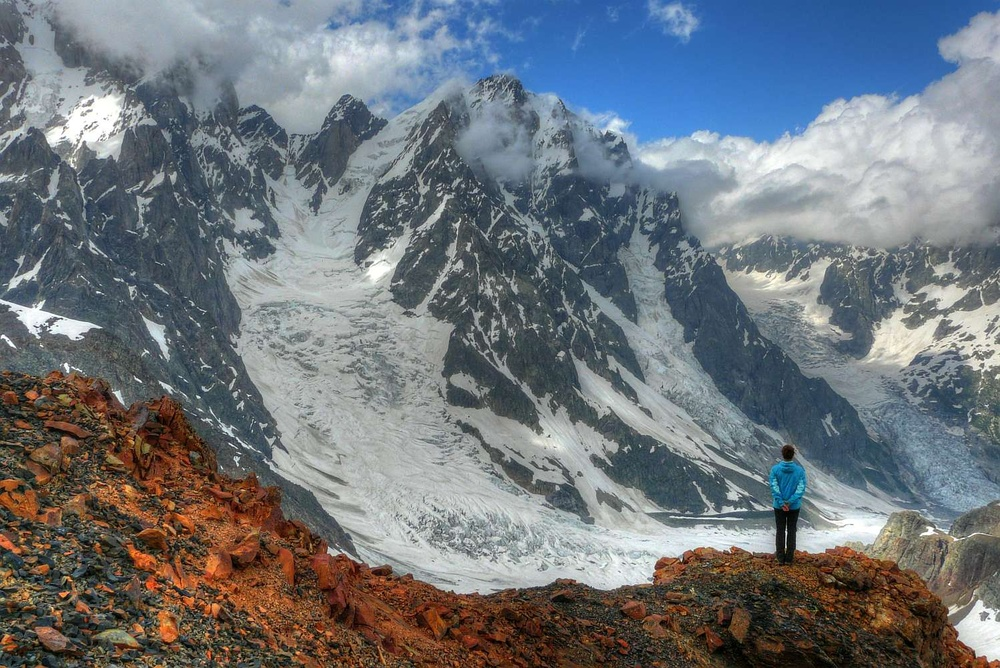
//> input picture IPA/input.jpg, 1000 x 668 px, shrunk from 1498 x 1000 before the run
$ ./mt05 ../../IPA/input.jpg 2 3   (built with g++ and OpenCV 4)
//> lines starting //> are read from the running program, lines starting //| are printed output that depends on the picture
//> further down, src_rgb is the input picture: 668 rows x 1000 cols, CV_8UC3; mean B, G, R 123.3, 117.3, 111.2
//> in main, `cv::cvtColor( src_rgb, src_gray, CV_BGR2GRAY );`:
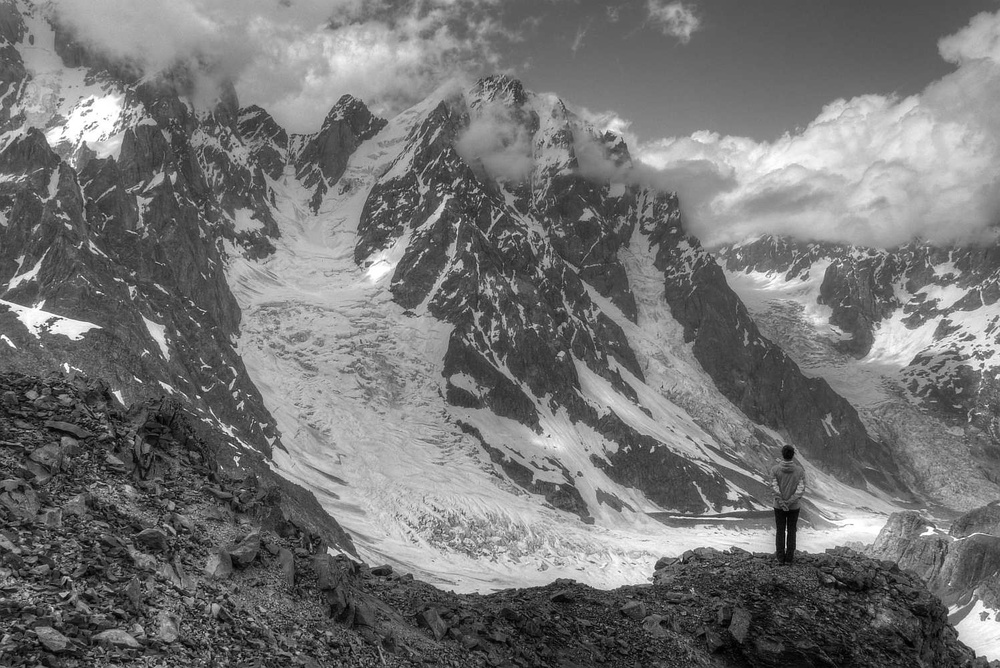
//> src_gray: 668 rows x 1000 cols, CV_8UC1; min 0, max 255, mean 116.2
#include <stdio.h>
#include <stdlib.h>
#include <string.h>
#include <iostream>


#include <opencv2/imgproc/imgproc.hpp>
#include <opencv2/highgui/highgui.hpp>

using namespace std;


//  Funkce pro generování šumu typu pepř a sůl.
//  Parametr pokrytí udává, jaké procento pixelů v obraze bude šumem zkresleno a je v rozsahu 0.0-1.0.
void peprAsul( const cv::Mat& src, cv::Mat& dst, float pokryti )
{
//> called with pokryti = 2
	dst = src.clone();
	// Na náhodné pozice v obraze vygenerujte šum typu pepř a sůl.
	// Množství zašuměných pixelů musí odpovídat pokryti
	/*  Working area - begin */

	cv::RNG random;
	const size_t size = src.rows * src.cols;
//> size = 668000

	for ( uint i = 0 ; i < pokryti * size ; ++i ) {
		dst.at< uchar >( random() % size ) = random() % 1 ? 0xff : 0;
	}
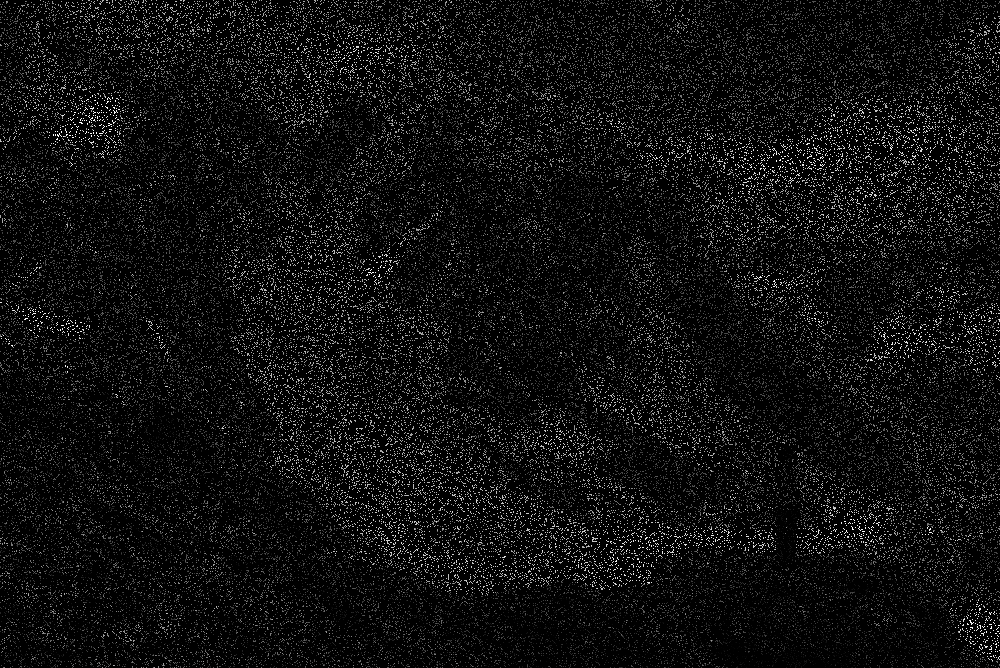
//> dst: 668 rows x 1000 cols, CV_8UC1; min 0, max 255, mean 15.7

	/*  Working area - end */
}


//  Funkce pro filtraci obrazu pomocí mediánového filtru.
//     - velikost filtru v pixelech

void median( const cv::Mat& src, cv::Mat& dst, int velikost )
{
//> called with velikost = 3
	// velikost - chceme liché číslo, minimálně 3
	int stred = velikost/2;
	stred = MAX(1,stred);
	velikost = 2*stred+1;

	// zvětšíme obraz a okopírujeme krajní hodnoty do okrajů
	cv::Mat srcBorder;
	copyMakeBorder( src, srcBorder, stred, stred, stred, stred, cv::BORDER_REPLICATE );
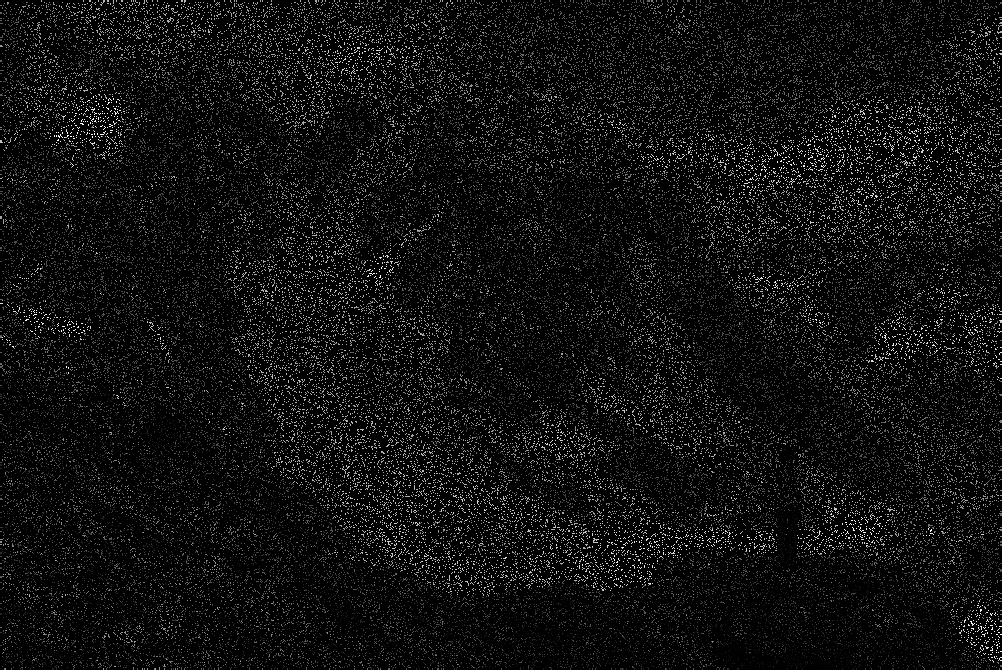
//> srcBorder: 670 rows x 1002 cols, CV_8UC1; min 0, max 255, mean 15.7

	// připravíme výstupní obraz
	dst = cv::Mat( src.size(), src.type() );

	// implementujte ručně mediánový filtr, výsledek uložte do výstupního obrazu dst
	// k řazení lze využít funkce std::sort()
	/*  Working area - begin */

	const uint stred2D = ( velikost * velikost ) / 2;
	uchar *mask = new uchar[ velikost * velikost ];

	// Iteruji pres vystupni pixely
	for ( int y = 0 ; y < dst.rows ; ++y ) {
		for ( int x = 0 ; x < dst.cols ; ++x ) {

			int index = 0;
			// Pro kazdy pixel projdu jeho okoli a ulozim ho do pole mask
			for ( int i = 0; i < velikost ; ++i ) {
				for ( int j = 0; j < velikost ; ++j ) {
					mask[ index++ ] = srcBorder.at<uchar>( y + j, x + i );
				}
			}

			// Seradim a zapisu median na vystup
			sort( mask, &mask[velikost * velikost] );
			dst.at<uchar>( y, x ) = mask[stred2D];
		}
	}
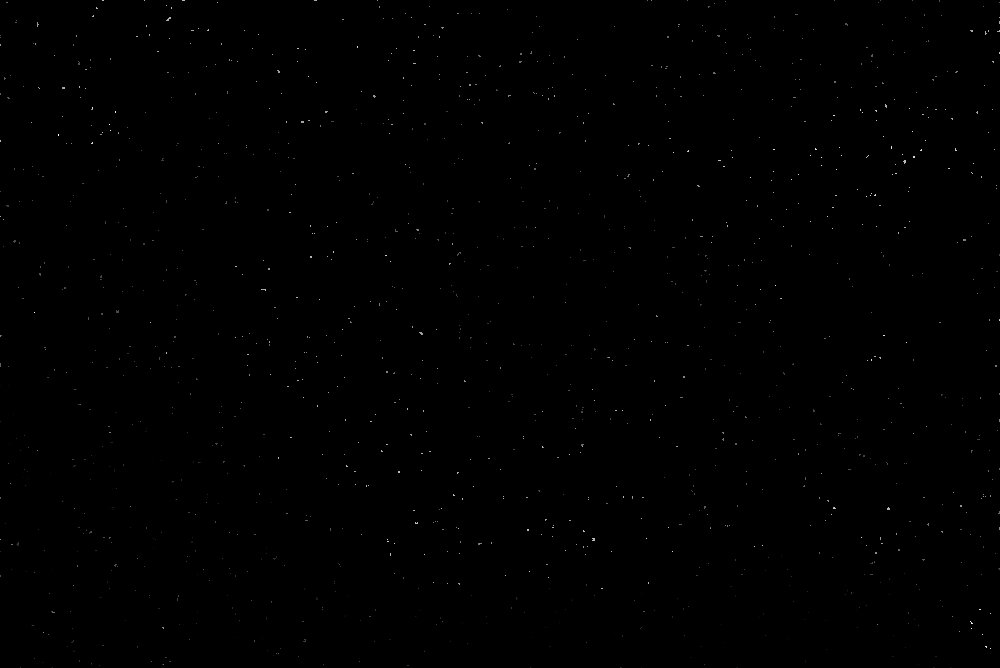
//> dst: 668 rows x 1000 cols, CV_8UC1; min 0, max 252, mean 0.4

	delete[] mask;

	/*  Working area - end */

	return;
}


/* Vyhodnocení/porovnání výsledku s referenčním obrazem. */
void checkDifferences( const cv::Mat test, const cv::Mat ref, std::string tag, bool save = false);


//---------------------------------------------------------------------------
//---------------------------------------------------------------------------

//
// Examples of input parameters
// ./mt-05 ../../data/garden.png 0.05 7

int main(int argc, char* argv[])
{
    std::string img_path = "";
	float noise_amount = 0.05;
    int filter_size = 7;

	// check input parameters
	if( argc > 1 ) img_path = std::string( argv[1] );
	if( argc > 2 ) noise_amount = atof( argv[2] );
	if( argc > 3 ) filter_size = atoi( argv[3] );

	// load testing images
	cv::Mat src_rgb = cv::imread( img_path );

	// check testing images
	if( src_rgb.empty() ) {
		std::cout << "Failed to load image: " << img_path << std::endl;
		return -1;
	}

	cv::Mat src_gray;
	cv::cvtColor( src_rgb, src_gray, CV_BGR2GRAY );

	//---------------------------------------------------------------------------

	cv::Mat zasum, medi, medi_ref;

	peprAsul( src_gray, zasum, noise_amount );

	median( zasum, medi, filter_size );
	cv::medianBlur( zasum, medi_ref, filter_size );

	// vyhodnocení
	checkDifferences( zasum, src_gray, "05_noise", true );
	checkDifferences( medi,  medi_ref, "05_median", true );
	std::cout << std::endl;

    return 0;
}
//---------------------------------------------------------------------------


void checkDifferences( const cv::Mat test, const cv::Mat ref, std::string tag, bool save )
{
//> called with tag = "05_noise", save = true
	double mav = 255., err = 255., nonzeros = 255.;
	cv::Mat diff;

	if( !test.empty() && !ref.empty() ) {
		cv::absdiff( test, ref, diff );
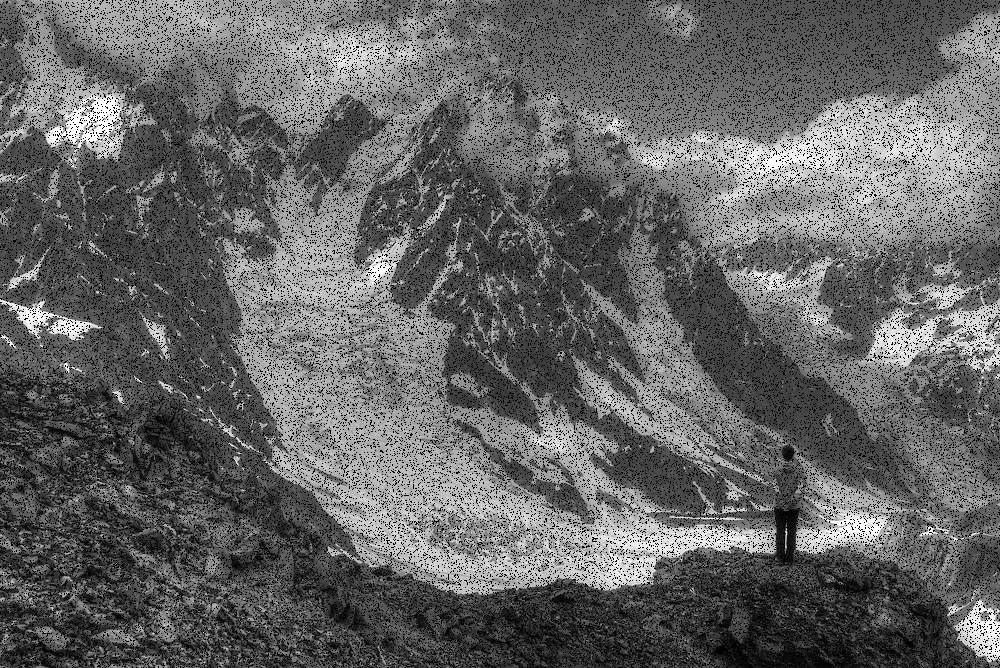
//> diff: 668 rows x 1000 cols, CV_8UC1; min 0, max 255, mean 100.4
		cv::minMaxLoc( diff, NULL, &mav );
		err = ( cv::sum(diff).val[0] / (diff.rows*diff.cols) );
//> err = 100.4
		nonzeros = 1. * cv::countNonZero( diff ) / (diff.rows*diff.cols);
//> nonzeros = 0.865
	}

	if( save ) {
		if( !test.empty() ) { cv::imwrite( (tag+".png").c_str(), test ); }
		if( !diff.empty() ) { diff *= 255;	cv::imwrite( (tag+"_err.png").c_str(), diff ); }
//> after `diff *= 255`:
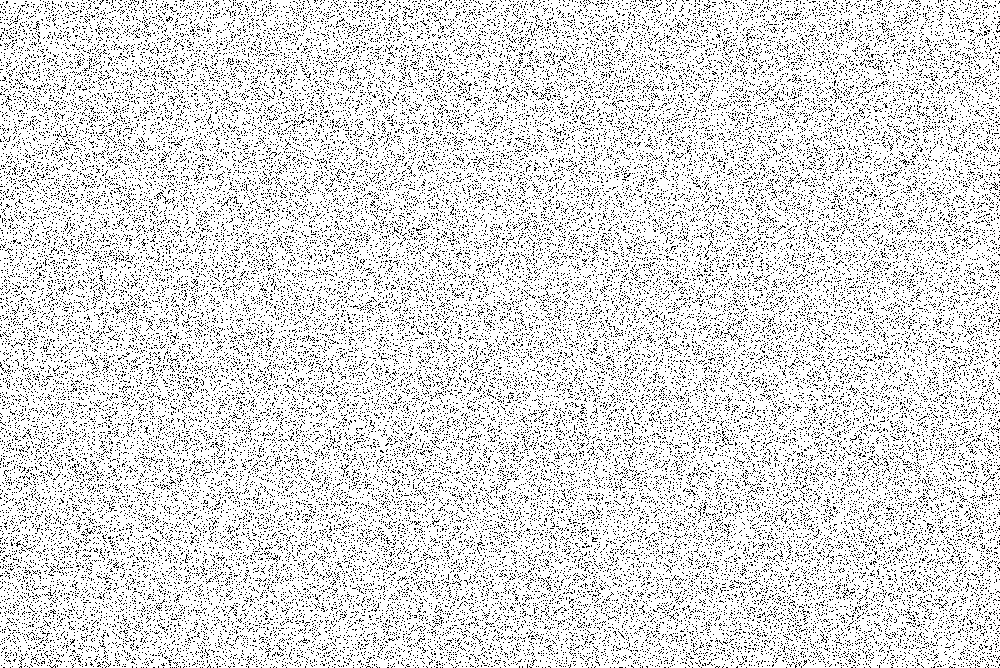
//> diff: 668 rows x 1000 cols, CV_8UC1; 86.5% white; black in thin lines or dots
	}

	printf( "%s %.2f %.2f %.2f ", tag.c_str(), err, nonzeros, mav );
//| 05_noise 100.44 0.86 255.00
//> in checkDifferences (call 2), `cv::absdiff( test, ref, diff );`: diff: 668 rows x 1000 cols, CV_8UC1; every value is 0
//| 05_median 0.00 0.00 0.00

	return;
}
